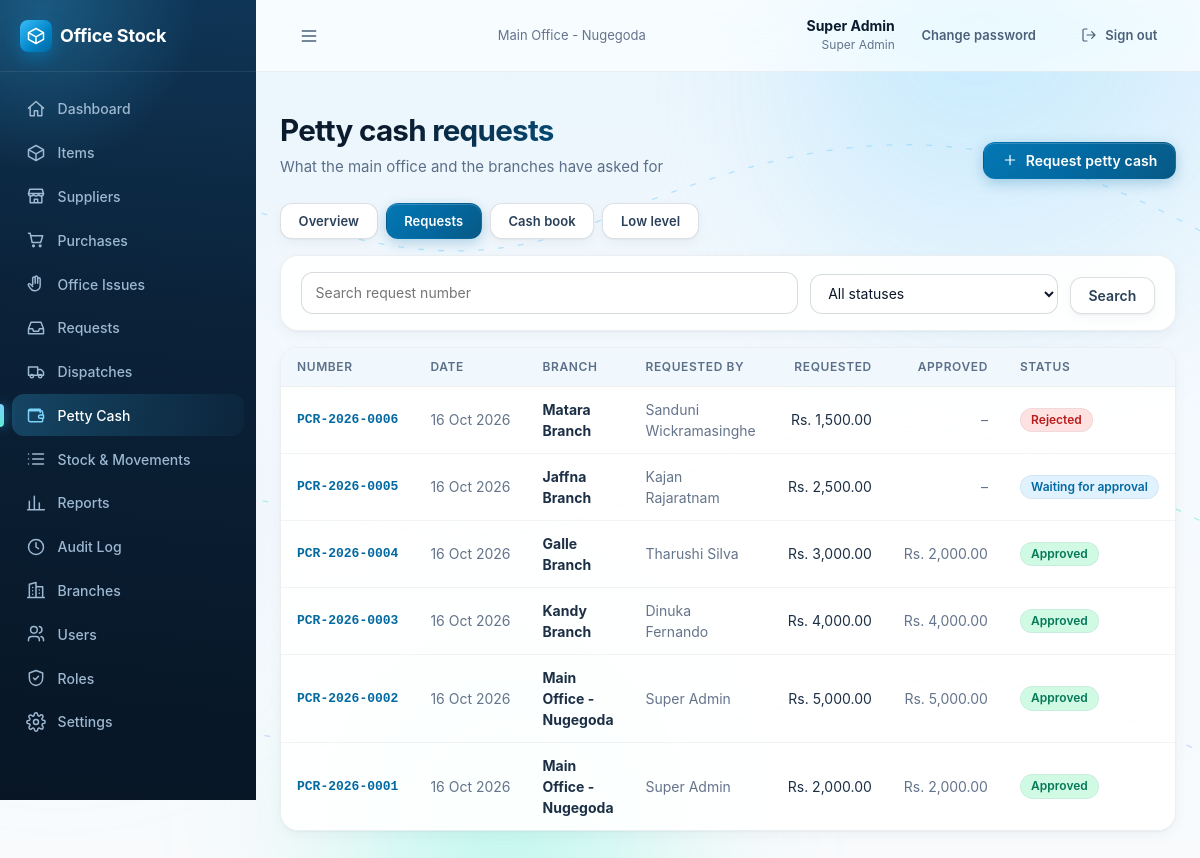
The app's page /petty-cash/requests/ (signed in) with its own data.
### accounts/models.py (models this page shows, shortened)
class User(AbstractBaseUser):
    name = models.CharField(max_length=120)
    email = models.EmailField(unique=True)
    role = models.CharField(max_length=40)
    permissions = models.JSONField(null=True, blank=True, default=None)
    branch = models.ForeignKey(Branch, on_delete=models.PROTECT, related_name='users')
    active = models.BooleanField(default=True)
    failed_logins = models.PositiveSmallIntegerField(default=0)
    locked_until = models.DateTimeField(null=True, blank=True)
    created_at = models.DateTimeField(auto_now_add=True)
    updated_at = models.DateTimeField(auto_now=True)
    USERNAME_FIELD = 'email'
    REQUIRED_FIELDS = ['name']
    objects = UserManager()
    class Meta:
        ordering = ['name']
    @property
    def role_def(self):
        if not hasattr(self, '_role_def'):
            if self.role == SUPER_ADMIN_ROLE['key']:
                self._role_def = SUPER_ADMIN_ROLE
            else:
                r = Role.objects.filter(key=self.role).first()
                self._role_def = r.as_def() if r else None
        return self._role_def
    @property
    def role_name(self):
        return (self.role_def or {}).get('name') or self.role

class Branch(models.Model):
    name = models.CharField(max_length=120)
    code = models.CharField(max_length=10, unique=True)
    type = models.CharField(max_length=10, choices=[(BRANCH_TYPES.MAIN, 'Main office'), (BRANCH_TYPES.BRANCH, 'Branch')],
                            default=BRANCH_TYPES.BRANCH)
    address = models.CharField(max_length=250, blank=True, default='')
    phone = models.CharField(max_length=40, blank=True, default='')
    active = models.BooleanField(default=True)
    created_at = models.DateTimeField(auto_now_add=True)
    updated_at = models.DateTimeField(auto_now=True)
    class Meta:
        ordering = ['type', 'name']
        constraints = [
            models.UniqueConstraint(fields=['type'], condition=models.Q(type=BRANCH_TYPES.MAIN), name='one_main_office'),
        ]

### pettycash/models.py (models this page shows, shortened)
class PettyCashRequest(models.Model):
    number = models.CharField(max_length=30, unique=True)  # PCR-2026-0001
    branch = models.ForeignKey('accounts.Branch', on_delete=models.PROTECT, related_name='+')  # the main office counts too
    amount_requested = models.DecimalField(validators=[MinValueValidator(Decimal('0.01'))], **MONEY)
    amount_approved = models.DecimalField(default=Decimal('0.00'), **MONEY)
    purpose = models.CharField(max_length=300, blank=True, default='')
    status = models.CharField(max_length=20, choices=choices(PETTY_CASH_STATUS), default=PETTY_CASH_STATUS.SUBMITTED)
    requested_by = models.ForeignKey(settings.AUTH_USER_MODEL, on_delete=models.PROTECT, related_name='+')
    reviewed_by = models.ForeignKey(settings.AUTH_USER_MODEL, null=True, blank=True, on_delete=models.PROTECT, related_name='+')
    reviewed_at = models.DateTimeField(null=True, blank=True)
    review_note = models.CharField(max_length=200, blank=True, default='')  # reason for a reduced amount or a rejection
    created_at = models.DateTimeField(auto_now_add=True)
    updated_at = models.DateTimeField(auto_now=True)
    class Meta:
        ordering = ['-created_at']
        indexes = [
            models.Index(fields=['branch', 'status', '-created_at']),
            models.Index(fields=['status', '-created_at']),
        ]

### pettycash/views.py (the view)
# urls.py: path('requests/', views.request_list, name='request_list'),
@permission_required(*VIEW_ANY)
def request_list(request):
    user = request.user
    search, status = request.GET.get('q', '').strip(), request.GET.get('status', '')
    qs = PettyCashRequest.objects.select_related('branch', 'requested_by')
    scope = services.scope_branch_id(user)
    if scope is not None:
        qs = qs.filter(branch_id=scope)
    if status in PETTY_CASH_STATUS_LABELS:
        qs = qs.filter(status=status)
    if search:
        qs = qs.filter(number__icontains=search)
    return render(request, 'pettycash/request_list.html', {
        'rows': list(qs.order_by('-created_at')), 'statuses': PETTY_CASH_STATUS_LABELS, 'f': {'q': search, 'status': status},
        'filters_on': bool(search or status), 'show_branch': scope is None,
        'can_raise': has_any(user, ['petty_cash.request']) and bool(user.branch_id)})

### core/context_processors.py (called while the page is built)
def app(request):
    ctx = {}
    user = getattr(request, 'user', None)
    if user is None or not user.is_authenticated:
        return ctx
    settings = Setting.get()
    ctx['app_settings'] = settings
    perms = getattr(request, 'perms', [])
    nav = []
    path = request.path
    for n in visible_nav(user, perms, settings.branch_module_enabled):
        try:
            url = reverse(n['url'])
        except NoReverseMatch:
            continue
        active = path == url if n.get('exact') else path.startswith(n['match'])
        nav.append({**n, 'href': url, 'active': active})
    ctx.update({
        'nav': nav,
        'perm': {p.replace('.', '_'): (p in perms) for p in ALL_PERMISSIONS},
        'is_branch_side': side_of(user) == 'branch',
        'is_super_admin': user.role == 'super_admin',
    })
    return ctx

### core/models.py (called while the page is built)
    @classmethod
    def get(cls):
        obj = cls.objects.filter(key='app').first()
        if obj:
            return obj
        try:
            with transaction.atomic():
                return cls.objects.create(key='app')
        except IntegrityError:
            return cls.objects.get(key='app')

### core/permissions.py (called while the page is built)
def side_of(user, role_def=None):
    role_def = role_def if role_def is not None else getattr(user, 'role_def', None)
    return (role_def or {}).get('side') or SIDES.MAIN

def is_branch_side(user, role_def=None):
    return side_of(user, role_def) == SIDES.BRANCH

def effective_permissions(user, role_def=None):
    if user.role == ROLES.SUPER_ADMIN:
        return list(ALL_PERMISSIONS)
    if isinstance(user.permissions, (list, tuple)):
        return list(user.permissions)
    role_def = role_def if role_def is not None else getattr(user, 'role_def', None)
    return list((role_def or {}).get('permissions') or [])

def has_any(user, perms):
    have = effective_permissions(user)
    return any(p in have for p in perms)

def visible_nav(user, permissions, branch_module_enabled):
    out = []
    for n in NAV_ITEMS:
        if n.get('branch_side') and not branch_module_enabled:
            continue
        if n.get('roles'):
            if user.role not in n['roles']:
                continue
        elif n.get('perms'):
            if not any(p in permissions for p in n['perms']):
                continue
        out.append(n)
    return out

### core/templatetags/ui.py (called while the page is built)
@register.filter
def money(value):
    try:
        d = Decimal(str(value if value not in (None, '') else 0))
    except InvalidOperation:
        d = Decimal(0)
    return f'Rs. {d:,.2f}'

### pettycash/templates/pettycash/request_list.html (shortened to what this page needs)
{% extends "base.html" %}
{% load ui %}
{% block content %}
<div class="page-header">
  <div><h1>Petty cash requests</h1><p>{% if show_branch %}What the main office and the branches have asked for{% else %}Ask the main office for petty cash{% endif %}</p></div>
  {% if can_raise %}<a class="btn" href="{% url 'pettycash:request_create' %}">{% icon 'plus' 'icon icon-sm' %} Request petty cash</a>{% endif %}
</div>
{% include "pettycash/_tabs.html" with active="requests" %}
<form method="get" class="card" style="margin-bottom:1rem"><div class="filters">
  <div class="field grow"><input type="search" name="q" value="{{ f.q }}" placeholder="Search request number" aria-label="Search requests"></div>
  <div class="field"><select name="status" aria-label="Status" onchange="this.form.submit()"><option value="">All statuses</option>
    {% for value, s in statuses.items %}<option value="{{ value }}" {% if f.status == value %}selected{% endif %}>{{ s.label }}</option>{% endfor %}</select></div>
  <button class="btn btn-secondary" type="submit">Search</button>
</div></form>
{% if not rows %}
  <div class="card empty"><h3>{% if filters_on %}No requests match your filters{% else %}No petty cash requests yet{% endif %}</h3>
  <p>{% if filters_on %}Try clearing the search or filter.{% elif can_raise %}Running low? Ask for more petty cash.{% else %}Requests appear here.{% endif %}</p></div>
{% else %}
<div class="card table-wrap"><table class="data">
  <thead><tr><th>Number</th><th>Date</th>{% if show_branch %}<th>Branch</th>{% endif %}<th>Requested by</th><th class="num">Requested</th><th class="num">Approved</th><th>Status</th></tr></thead>
  <tbody>{% for r in rows %}
    <tr><td class="nowrap mono small"><a href="{% url 'pettycash:request_detail' r.pk %}"><b>{{ r.number }}</b></a></td>
    <td class="nowrap muted">{{ r.created_at|fdate }}</td>
    {% if show_branch %}<td><b>{{ r.branch.name }}</b></td>{% endif %}
    <td class="muted">{{ r.requested_by.name }}</td>
    <td class="num nowrap">{{ r.amount_requested|money }}</td>
    <td class="num nowrap muted">{% if r.status == 'approved' %}{{ r.amount_approved|money }}{% else %}–{% endif %}</td>
    <td>{% status_badge 'petty_cash' r.status %}</td></tr>
  {% endfor %}</tbody>
</table></div>
{% endif %}
{% endblock %}

### templates/base.html (shortened to what this page needs)
{% load static ui %}<!doctype html>
<html lang="en">
<head>
  <link rel="stylesheet" href="{% static 'css/app.css' %}">
  <link rel="stylesheet" href="{% static 'css/premium.css' %}">
</head>
<body>
<div class="ambient" aria-hidden="true">
  <span class="blob b1" data-parallax="0.10"><i></i></span>
  <span class="blob b2" data-parallax="-0.07"></span>
  <span class="blob b3" data-parallax="0.05"><i></i></span>
</div>
<div class="shell">
  <aside class="sidebar" id="sidebar">
    <div class="brand"><div class="brand-mark">{% icon 'box' %}</div><span class="brand-name">Office Stock</span></div>
    <nav class="nav" aria-label="Main">
      {% for n in nav %}<a href="{{ n.href }}" class="{% if n.active %}active{% endif %}">{% icon n.icon %}{{ n.label }}</a>{% endfor %}
    </nav>
  </aside>
  <div class="main-col">
    <header class="topbar">
      <button class="btn btn-ghost menu-btn" type="button" data-nav-open aria-label="Open menu">{% icon 'menu' %}</button>
      <div class="branch-name muted small">{{ request.user.branch.name }}</div>
      <div class="topbar-right">
        <div class="who"><b>{{ request.user.name }}</b><span>{{ request.user.role_name }}</span></div>
        <a class="btn btn-ghost btn-sm" href="{% url 'accounts:change_password' %}">Change password</a>
        <form method="post" action="{% url 'accounts:logout' %}" class="inline">{% csrf_token %}
          <button class="btn btn-ghost btn-sm" type="submit">{% icon 'logout' 'icon icon-sm' %}<span class="hide-sm">Sign out</span></button>
        </form>
      </div>
    </header>
    <main class="content">
      {% block content %}{% endblock %}
    </main>
  </div>
</div>
</body>
</html>

### records on screen
User: user.branch.name "Main Office - Nugegoda", user.name "Super Admin", user.role_name "Super Admin"
PettyCashRequest: number "PCR-2026-0006", created_at|fdate "16 Oct 2026", branch.name "Matara Branch", requested_by.name "Sanduni Wickramasinghe", amount_requested "Rs. 1,500.00", status "Rejected"
PettyCashRequest: number "PCR-2026-0005", created_at|fdate "16 Oct 2026", branch.name "Jaffna Branch", requested_by.name "Kajan Rajaratnam", amount_requested "Rs. 2,500.00", status "Waiting for approval"
PettyCashRequest: number "PCR-2026-0004", created_at|fdate "16 Oct 2026", branch.name "Galle Branch", requested_by.name "Tharushi Silva", amount_requested "Rs. 3,000.00", amount_approved "Rs. 2,000.00", status "Approved"
PettyCashRequest: number "PCR-2026-0003", created_at|fdate "16 Oct 2026", branch.name "Kandy Branch", requested_by.name "Dinuka Fernando", amount_requested "Rs. 4,000.00", amount_approved "Rs. 4,000.00", status "Approved"
PettyCashRequest: number "PCR-2026-0002", created_at|fdate "16 Oct 2026", branch.name "Main Office - Nugegoda", requested_by.name "Super Admin", amount_requested "Rs. 5,000.00", amount_approved "Rs. 5,000.00", status "Approved"
PettyCashRequest: number "PCR-2026-0001", created_at|fdate "16 Oct 2026", branch.name "Main Office - Nugegoda", requested_by.name "Super Admin", amount_requested "Rs. 2,000.00", amount_approved "Rs. 2,000.00", status "Approved"

### other values on screen
{{ n.label }} "Dashboard" "Items" "Suppliers" "Purchases" "Office Issues" "Requests" "Dispatches" "Petty Cash" "Stock & Movements" "Reports" "Audit Log" "Branches" "Users" "Roles" "Settings"
